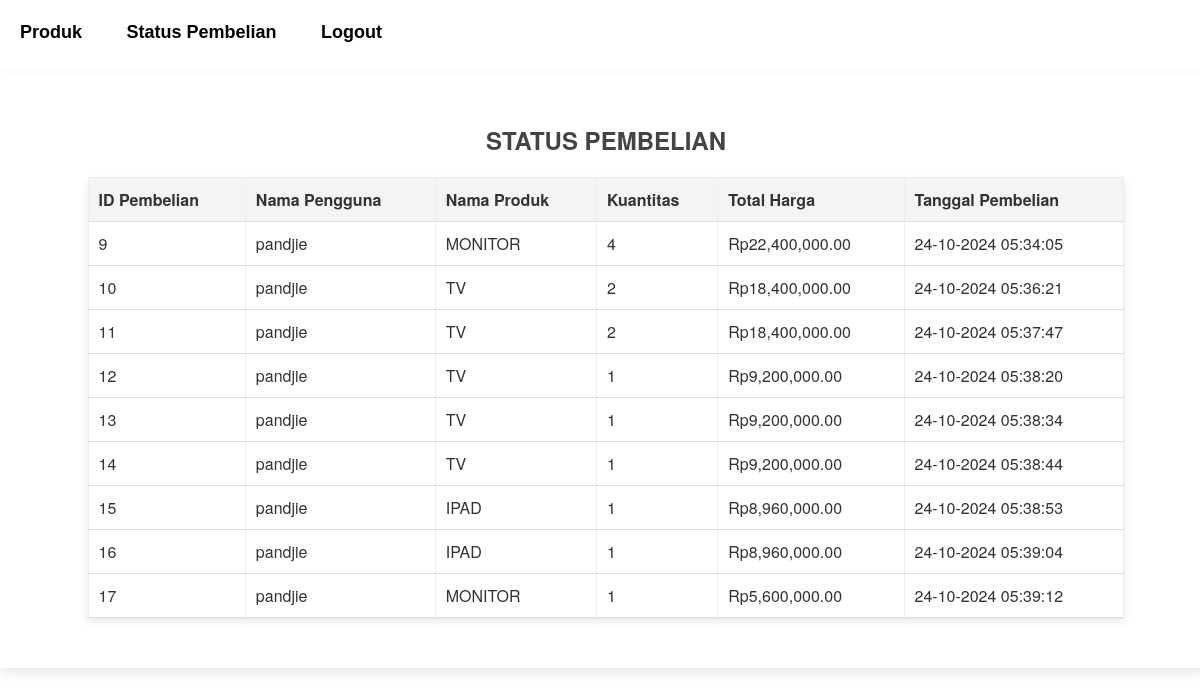
/Kasir-project/status_pembelian.php (signed in), run on the app's committed database.
### tables this page shows
CREATE TABLE `purchase_history` (
  `id` int(11) NOT NULL,
  `username` varchar(255) NOT NULL,
  `product_id` int(11) NOT NULL,
  `product_name` varchar(255) NOT NULL,
  `quantity` int(11) NOT NULL,
  `total_price` decimal(10,2) NOT NULL,
  `purchase_date` timestamp NOT NULL DEFAULT current_timestamp()
);

CREATE TABLE `products` (
  `id` int(11) NOT NULL,
  `name` varchar(100) NOT NULL,
  `price` decimal(10,2) NOT NULL,
  `stock` int(11) NOT NULL,
  `product_id` int(11) NOT NULL,
  `profit_margin` decimal(10,2) NOT NULL
);

### Kasir-project/status_pembelian.php (the view, shortened to what this page needs)
<?php
include 'ayamgoreng.php';
if ($_SESSION['role'] === 'admin') {
    $sql = "SELECT p.id, p.username, p.product_id, p.quantity, p.total_price, p.purchase_date, pr.name AS product_name
            FROM purchase_history p
            JOIN products pr ON p.product_id = pr.id";
} else {
    $username = $_SESSION['username'];
    $sql = "SELECT p.id, p.product_id, p.quantity, p.total_price, p.purchase_date, pr.name AS product_name
            FROM purchase_history p
            JOIN products pr ON p.product_id = pr.id
            WHERE p.username = '$username'";
}
$result = $conn->query($sql);
?>
<!DOCTYPE html>
<html>
<head>
    <link rel="stylesheet" href="gado-gado.css">
</head>
<body>
<div class="navbar">
    <a href="buy.php" class="header">Produk</a>
    <a href="status_pembelian.php" class="header">Status Pembelian</a>
    <a href="logout.php" class="header">Logout</a>
</div>
<div class="wrapperrumah">
    <h2>Status Pembelian</h2>
    <table border="1">
        <tr>
            <th>ID Pembelian</th>
            <th>Nama Pengguna</th>
            <th>Nama Produk</th>
            <th>Kuantitas</th>
            <th>Total Harga</th>
            <th>Tanggal Pembelian</th>
        </tr>
        <?php
        if ($result->num_rows > 0) {
            while($row = $result->fetch_assoc()) {
                echo "
                <tr>
                    <td>" . $row['id'] . "</td>
                    <td>" . ($row['username'] ?? $_SESSION['username']) . "</td>
                    <td>" . $row['product_name'] . "</td>
                    <td>" . $row['quantity'] . "</td>
                    <td>Rp" . number_format($row['total_price'], 2) . "</td>
                    <td>" . date('d-m-Y H:i:s', strtotime($row['purchase_date'])) . "</td>
                </tr>";
            }
        } else {
            echo "<tr><td colspan='6'>Tidak ada riwayat pembelian</td></tr>";
        }
        ?>
    </table>
</div>
</body>
</html>

### Kasir-project/gado-gado.css (style rules this page uses)
body { font-family: 'Helvetica Neue', sans-serif; background: url(mountain-4k.jpg) no-repeat center fixed; background-size: cover; margin: 0; padding: 0; color: #333; }
h1, h2, h3 { color: #444; font-weight: bold; margin-bottom: 20px; }
h2 { text-transform: uppercase; }
table { margin: 20px auto; width: 90%; border-collapse: collapse; box-shadow: 0 4px 8px rgba(0, 0, 0, 0.1); border: none; }
th, td { padding: 10px; text-align: left; border-bottom: 1px solid #ddd; background-color: #fff; }
th { background-color: #f4f4f4; font-weight: bold; color: #333; }
tbody tr:nth-child(even) { background-color: #f9f9f9; }
.wrapperrumah { background-color: rgb(255, 255, 255); width: 96%; padding: 30px; position: relative; margin: 50px auto; box-shadow: 0 4px 12px rgba(0, 0, 0, 0.1); text-align: center; }
.header { text-decoration: none; color: black; font-size: large; padding: 20px; position: relative; top: 20px; font-family:Arial, Helvetica, sans-serif; font-weight: 600; }

### data on the page
purchase_history: id "9", username "pandjie", product.name "MONITOR", quantity "4", total_price "22,400,000.00", purchase_date "24-10-2024 05:34:05"
purchase_history: id "10", username "pandjie", product.name "TV", quantity "2", total_price "18,400,000.00", purchase_date "24-10-2024 05:36:21"
purchase_history: id "11", username "pandjie", product.name "TV", quantity "2", total_price "18,400,000.00", purchase_date "24-10-2024 05:37:47"
purchase_history: id "12", username "pandjie", product.name "TV", quantity "1", total_price "9,200,000.00", purchase_date "24-10-2024 05:38:20"
purchase_history: id "13", username "pandjie", product.name "TV", quantity "1", total_price "9,200,000.00", purchase_date "24-10-2024 05:38:34"
purchase_history: id "14", username "pandjie", product.name "TV", quantity "1", total_price "9,200,000.00", purchase_date "24-10-2024 05:38:44"
purchase_history: id "15", username "pandjie", product.name "IPAD", quantity "1", total_price "8,960,000.00", purchase_date "24-10-2024 05:38:53"
purchase_history: id "16", username "pandjie", product.name "IPAD", quantity "1", total_price "8,960,000.00", purchase_date "24-10-2024 05:39:04"
purchase_history: id "17", username "pandjie", product.name "MONITOR", quantity "1", total_price "5,600,000.00", purchase_date "24-10-2024 05:39:12"
